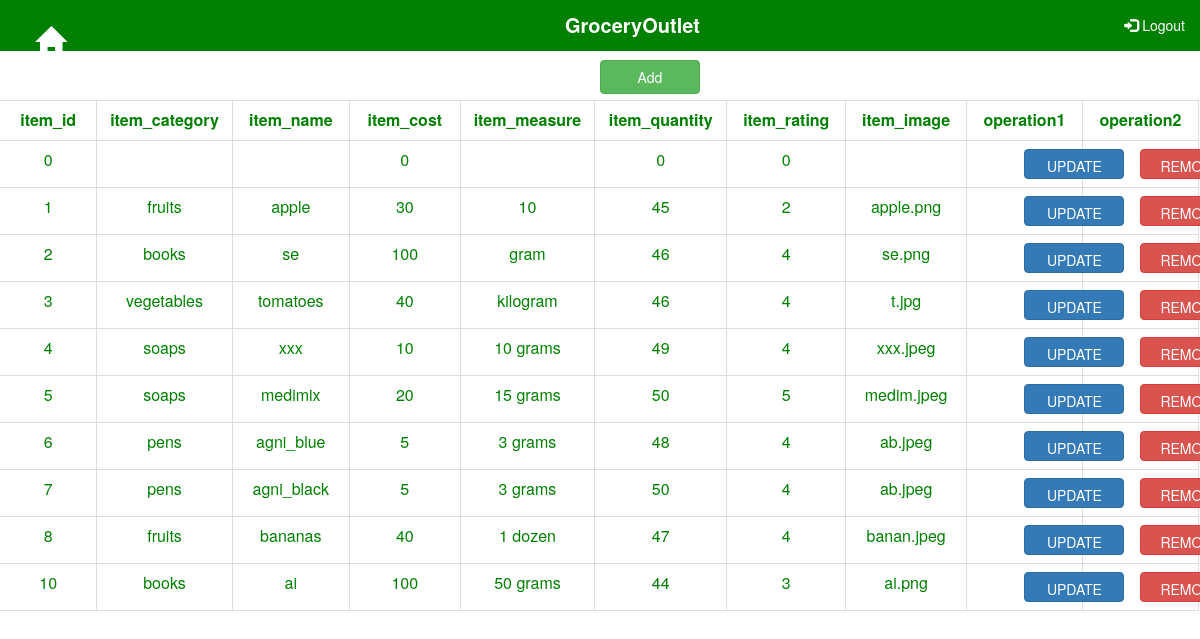
/item_list/list.php, run on the app's committed database.
### tables this page shows
CREATE TABLE IF NOT EXISTS `item_list` (
  `item_id` int(11) NOT NULL,
  `item_category` varchar(20) NOT NULL,
  `item_name` varchar(40) NOT NULL,
  `item_cost` double NOT NULL,
  `item_measure` varchar(10) NOT NULL,
  `item_quantity` int(11) NOT NULL,
  `item_rating` int(11) NOT NULL,
  `item_image` varchar(10) DEFAULT NULL
);

### item_list/list.php (the view, shortened to what this page needs)
<html>
<head>
   <link rel="stylesheet" href="bootstrap/css/bootstrap.min.css">
   <link rel="stylesheet" href="style/style.css">
</head><br><br>
<body>
<div>
<?php
$query1=mysql_query("select item_id, item_category, item_name, item_cost, item_measure, item_quantity, item_rating, item_image  from item_list");
echo "<table class='table table-hover table-bordered' style='color:green;'><tr><th>item_id</th><th>item_category</th><th>item_name</th><th>item_cost</th><th>item_measure</th><th>item_quantity</th><th>item_rating</th><th>item_image</th><th>operation1</th><th>operation2</th><th1></th1><th1></th1><th1></th1><th1></th1><th1></th1><th1></th1></tr>";
while($query2=mysql_fetch_array($query1))
{
	echo "<tr><td>".$query2['item_id']."</td>";
	echo "<td>".$query2['item_category']."</td>";
	echo "<td>".$query2['item_name']."</td>";
	echo "<td>".$query2['item_cost']."</td>";
	echo "<td>".$query2['item_measure']."</td>";
	echo "<td>".$query2['item_quantity']."</td>";
	echo "<td>".$query2['item_rating']."</td>";
	echo "<td>".$query2['item_image']."</td>";
	echo "<td><a  href='edit.php?item_id=".$query2['item_id']."'><button  class='btn btn-primary' style='height:30px;' style='width:90px;' style='color:yellow;'>UPDATE</button></a></td>";
	echo "<td ><a href='delete.php?item_id=".$query2['item_id']."'><button class='btn btn-danger' style='height:30px;' style='width:90px;'> REMOVE</button></a></td></tr>";
}
 echo "</table>";
?>
<nav class="navbar navbar-fixed-top" style="background-color:green;">
  <div class="container-fluid">
    <div class="navbar-header" ><center>
       <a href="../adminmain.php"> <span class="glyphicon glyphicon-home" style="position:realtive; left:-130px; top:17px;color:white;"></span></a>
      <a id="h" class="navbar-brand" href="main.html" style="position:relative;right:-550px; color:white;">GroceryOutlet</center></a>
    </div>
    <ul class="nav navbar-nav navbar-right">
      <li ><a href="../logout1.php"><span class="glyphicon glyphicon-log-in"></span> Logout</a></li>
    </ul>
  </div>
</nav><br>
<div>
<center><a href="add.php"><button  class="btn btn-success" style='width:100px;'>
 Add</button></a></center><br>
</div>
</body>

### style/style.css (style rules this page uses)
a { color: white; text-decoration: none; }
#h { position:relative; right:-800px; color:white; font-weight:bold; font-size: 20px; }
.glyphicon.glyphicon-home { margin-top:10px; font-size: 30px; }
button { margin-right:-100px; width:100px; }

### item_list/list.php (style rules this page uses)
table { border-color:transparent; position:absolute; left:-1px; top:100px; }
th { background-color:white; height:40px; text-align:center; width:90px; left:10px; }
td { background-color:white; height:35px; text-align:center; color:green; width:160px; }
a { color: white; text-decoration: none; }
body { background-color: white; }

### data on the page
item_list: item_id "0", item_cost "0", item_quantity "0", item_rating "0"
item_list: item_id "1", item_category "fruits", item_name "apple", item_cost "30", item_measure "10", item_quantity "45", item_rating "2", item_image "apple.png"
item_list: item_id "2", item_category "books", item_name "se", item_cost "100", item_measure "gram", item_quantity "46", item_rating "4", item_image "se.png"
item_list: item_id "3", item_category "vegetables", item_name "tomatoes", item_cost "40", item_measure "kilogram", item_quantity "46", item_rating "4", item_image "t.jpg"
item_list: item_id "4", item_category "soaps", item_name "xxx", item_cost "10", item_measure "10 grams", item_quantity "49", item_rating "4", item_image "xxx.jpeg"
item_list: item_id "5", item_category "soaps", item_name "medimix", item_cost "20", item_measure "15 grams", item_quantity "50", item_rating "5", item_image "medim.jpeg"
item_list: item_id "6", item_category "pens", item_name "agni_blue", item_cost "5", item_measure "3 grams", item_quantity "48", item_rating "4", item_image "ab.jpeg"
item_list: item_id "7", item_category "pens", item_name "agni_black", item_cost "5", item_measure "3 grams", item_quantity "50", item_rating "4", item_image "ab.jpeg"
item_list: item_id "8", item_category "fruits", item_name "bananas", item_cost "40", item_measure "1 dozen", item_quantity "47", item_rating "4", item_image "banan.jpeg"
item_list: item_id "10", item_category "books", item_name "ai", item_cost "100", item_measure "50 grams", item_quantity "44", item_rating "3", item_image "ai.png"
